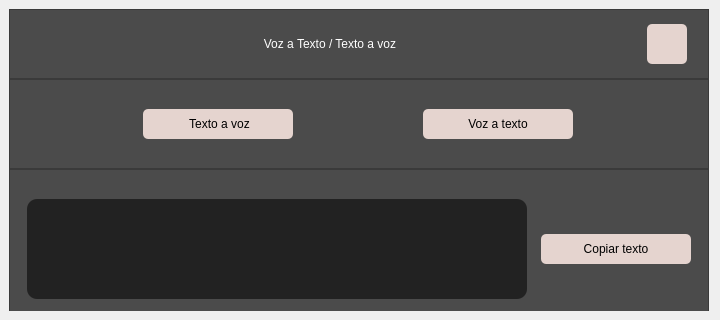
<?xml version="1.0" encoding="UTF-8"?>
<ui version="4.0">
 <class>MainWindow</class>
 <widget class="QMainWindow" name="MainWindow">
  <property name="geometry">
   <rect>
    <x>0</x>
    <y>0</y>
    <width>720</width>
    <height>320</height>
   </rect>
  </property>
  <property name="minimumSize">
   <size>
    <width>720</width>
    <height>320</height>
   </size>
  </property>
  <property name="maximumSize">
   <size>
    <width>1656</width>
    <height>320</height>
   </size>
  </property>
  <property name="windowTitle">
   <string>MainWindow</string>
  </property>
  <property name="styleSheet">
   <string notr="true">QMainWindow{
border-radius: 10px;
}</string>
  </property>
  <widget class="QWidget" name="centralwidget">
   <property name="styleSheet">
    <string notr="true"/>
   </property>
   <layout class="QVBoxLayout" name="verticalLayout">
    <item>
     <widget class="QFrame" name="frame">
      <property name="maximumSize">
       <size>
        <width>700</width>
        <height>16777215</height> 
       </size>
      </property>
      <property name="styleSheet">
       <string notr="true"/>
      </property>
      <property name="frameShape">
       <enum>QFrame::StyledPanel</enum>
      </property>
      <property name="frameShadow">
       <enum>QFrame::Raised</enum>
      </property>
      <widget class="QFrame" name="frame_2">
       <property name="geometry">
        <rect>
         <x>0</x>
         <y>0</y>
         <width>700</width>
         <height>70</height>
        </rect>
       </property>
       <property name="minimumSize">
        <size>
         <width>700</width>
         <height>70</height>
        </size>
       </property>
       <property name="maximumSize">
        <size>
         <width>700</width>
         <height>70</height>
        </size>
       </property>
       <property name="styleSheet">
        <string notr="true">background-color: rgb(75, 75, 75);
font: 15pt&quot;Showcard Gothic&quot; ;
color: white;
</string>
       </property>
       <property name="frameShape">
        <enum>QFrame::StyledPanel</enum>
       </property>
       <property name="frameShadow">
        <enum>QFrame::Raised</enum>
       </property>
       <layout class="QHBoxLayout" name="horizontalLayout">
        <item>
         <widget class="QLabel" name="label">
          <property name="minimumSize">
           <size>
            <width>600</width>
            <height>50</height>
           </size>
          </property>
          <property name="maximumSize">
           <size>
            <width>600</width>
            <height>50</height>
           </size>
          </property>
          <property name="text">
           <string>Voz a Texto / Texto a voz</string>
          </property>
          <property name="alignment">
           <set>Qt::AlignCenter</set>
          </property>
         </widget>
        </item>
        <item>
         <widget class="QPushButton" name="close">
          <property name="minimumSize">
           <size>
            <width>40</width>
            <height>40</height>
           </size>
          </property>
          <property name="maximumSize">
           <size>
            <width>40</width>
            <height>40</height>
           </size>
          </property>
          <property name="cursor">
           <cursorShape>PointingHandCursor</cursorShape>
          </property>
          <property name="styleSheet">
           <string notr="true">QPushButton{
background-color: rgb(229, 212, 207);
font: 12pt &quot;Rockwell&quot;;
color: black;
border-radius: 5px;
}

QPushButton:hover{
background-color: rgb(103, 103, 103);
color: white;
}</string>
          </property>
          <property name="text">
           <string/>
          </property>
          <property name="icon">
           <iconset>
            <normaloff>close.ico</normaloff>close.ico</iconset>
          </property>
          <property name="iconSize">
           <size>
            <width>30</width>
            <height>30</height>
           </size>
          </property>
         </widget>
        </item>
       </layout>
      </widget>
      <widget class="QFrame" name="frame_3">
       <property name="geometry">
        <rect>
         <x>0</x>
         <y>70</y>
         <width>700</width>
         <height>90</height>
        </rect>
       </property>
       <property name="minimumSize">
        <size>
         <width>700</width>
         <height>90</height>
        </size>
       </property>
       <property name="maximumSize">
        <size>
         <width>700</width>
         <height>90</height>
        </size>
       </property>
       <property name="styleSheet">
        <string notr="true">
QFrame{
background-color: rgb(75, 75, 75);
font: 15pt&quot;Showcard Gothic&quot; ;
color: white;
}

QPushButton{
background-color: rgb(229, 212, 207);
font: 12pt &quot;Rockwell&quot;;
color: black;
border-radius: 5px;
}

QPushButton:hover{
background-color: rgb(103, 103, 103);
color: white;
}</string>
       </property>
       <property name="frameShape">
        <enum>QFrame::StyledPanel</enum>
       </property>
       <property name="frameShadow">
        <enum>QFrame::Raised</enum>
       </property>
       <layout class="QHBoxLayout" name="horizontalLayout_2">
        <item>
         <widget class="QPushButton" name="txt_voice">
          <property name="minimumSize">
           <size>
            <width>150</width>
            <height>30</height>
           </size>
          </property>
          <property name="maximumSize">
           <size>
            <width>100</width>
            <height>30</height>
           </size>
          </property>
          <property name="cursor">
           <cursorShape>PointingHandCursor</cursorShape>
          </property>
          <property name="text">
           <string> Texto a voz</string>
          </property>
          <property name="icon">
           <iconset>
            <normaloff>text.ico</normaloff>text.ico</iconset>
          </property>
         </widget>
        </item>
        <item>
         <widget class="QPushButton" name="voice_txt">
          <property name="minimumSize">
           <size>
            <width>150</width>
            <height>30</height>
           </size>
          </property>
          <property name="maximumSize">
           <size>
            <width>100</width>
            <height>30</height>
           </size>
          </property>
          <property name="cursor">
           <cursorShape>PointingHandCursor</cursorShape>
          </property>
          <property name="text">
           <string>Voz a texto</string>
          </property>
          <property name="icon">
           <iconset>
            <normaloff>mic.ico</normaloff>mic.ico</iconset>
          </property>
         </widget>
        </item>
       </layout>
      </widget>
      <widget class="QFrame" name="frame_4">
       <property name="geometry">
        <rect>
         <x>0</x>
         <y>160</y>
         <width>700</width>
         <height>160</height>
        </rect>
       </property>
       <property name="minimumSize">
        <size>
         <width>700</width>
         <height>160</height>
        </size>
       </property>
       <property name="maximumSize">
        <size>
         <width>700</width>
         <height>160</height>
        </size>
       </property>
       <property name="styleSheet">
        <string notr="true">QFrame{
background-color: rgb(75, 75, 75);
font: 15pt&quot;Showcard Gothic&quot; ;
color: white;
}

QTextBrowser{
background-color:rgb(34, 34, 34);
font: 9pt&quot;Showcard Gothic&quot; ;
color: white;
border-radius: 10px;
}


QPushButton{
background-color: rgb(229, 212, 207);
font: 12pt &quot;Rockwell&quot;;
color: black;
border-radius: 5px;
}

QPushButton:hover{
background-color: rgb(103, 103, 103);
color: white;
}</string>
       </property>
       <property name="frameShape">
        <enum>QFrame::StyledPanel</enum>
       </property>
       <property name="frameShadow">
        <enum>QFrame::Raised</enum>
       </property>
       <layout class="QHBoxLayout" name="horizontalLayout_3">
        <item>
         <widget class="QTextBrowser" name="output">
          <property name="minimumSize">
           <size>
            <width>500</width>
            <height>100</height>
           </size>
          </property>
          <property name="maximumSize">
           <size>
            <width>500</width>
            <height>100</height>
           </size>
          </property>
         </widget>
        </item>
        <item>
         <widget class="QPushButton" name="copytext">
          <property name="minimumSize">
           <size>
            <width>150</width>
            <height>30</height>
           </size>
          </property>
          <property name="maximumSize">
           <size>
            <width>100</width>
            <height>30</height>
           </size>
          </property>
          <property name="cursor">
           <cursorShape>PointingHandCursor</cursorShape>
          </property>
          <property name="text">
           <string>Copiar texto</string>
          </property>
          <property name="icon">
           <iconset>
            <normaloff>copy.ico</normaloff>copy.ico</iconset>
          </property>
          <property name="iconSize">
           <size>
            <width>20</width>
            <height>20</height>
           </size>
          </property>
         </widget>
        </item>
       </layout>
      </widget>
     </widget>
    </item>
   </layout>
  </widget>
 </widget>
 <resources/>
 <connections/>
</ui>
